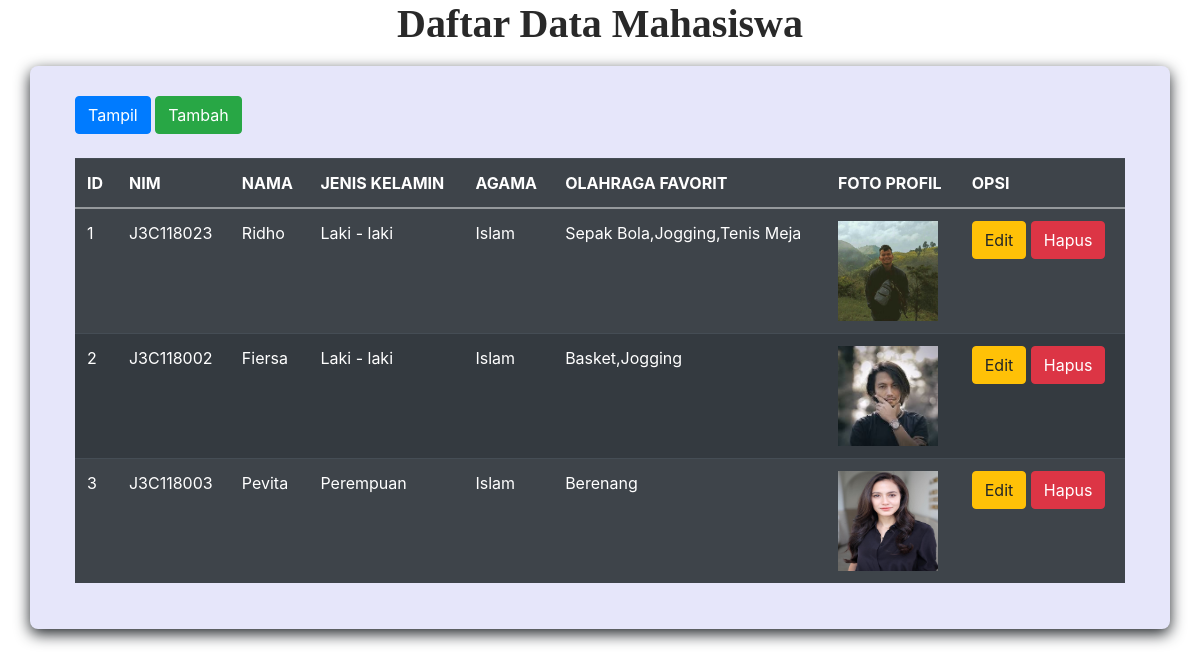
The page / on the database its author committed.
### tables this page shows
CREATE TABLE `mahasiswa` (
  `id` int(2) NOT NULL,
  `nim` varchar(9) NOT NULL,
  `nama` varchar(10) NOT NULL,
  `jk` varchar(15) NOT NULL,
  `agama` varchar(10) NOT NULL,
  `olahraga` varchar(50) NOT NULL,
  `foto` varchar(50) NOT NULL
);

### index.php (the view, shortened to what this page needs)
<?php
    include "koneksi.php";
    $result = mysqli_query($kon,'SELECT * FROM mahasiswa');
?>
<!DOCTYPE html>
<head>
    <link href="style.css?v=<?php echo time(); ?>" rel="stylesheet" type="text/css" />
    <link rel="stylesheet" href="https://stackpath.bootstrapcdn.com/bootstrap/4.5.2/css/bootstrap.min.css">
</head>
<body>
    <div class="hero">
    <h1> Daftar Data Mahasiswa</h1>
        <div class="container">
            <div class="container-dalem">
                <a href="tampil_data.php" ><button type="button" class="btn btn-primary">Tampil</button></a>
                <a href="insert.php" ><button type="button" class="btn btn-success">Tambah</button></a>
                <br>
                <br>
                <table class="table table-striped table-dark">
                        <tr>
                            <th scope="col">ID</th>
                            <th scope="col">NIM</th>
                            <th scope="col">NAMA</th>
                            <th scope="col">JENIS KELAMIN</th>
                            <th scope="col">AGAMA</th>
                            <th scope="col">OLAHRAGA FAVORIT</th>
                            <th scope="col">FOTO PROFIL</th>
                            <th scope="col">OPSI</th>
                        </tr>
                    <tbody>
                        <?php
                            while ($row=mysqli_fetch_array($result))
                            {
                            echo "<tr>";
                            echo "<td>".$row['id']."</td>";
                            echo "<td>".$row['nim']."</td>";
                            echo "<td>".$row['nama']."</td>";
                            echo "<td>".$row['jk']."</td>";
                            echo "<td>".$row['agama']."</td>";
                            echo "<td>".$row['olahraga']."</td>";
                            echo "<td><img src='images/".$row['foto']."' width='100' height='100'></td>";
                            echo "<td>"?><a href="edit.php?id=<?php echo $row['id']; ?>" ><button type="button" name="sub" class="btn btn-warning">Edit</button></a>
                                        <a href="delete.php?id=<?php echo $row['id']; ?>"><button type="button" name="sub" class="btn btn-danger">Hapus</button></a>
                            <?php
                            }
                        ?>
                    </tbody>
                </table>
            </div>
        </div>
    </div>
</body>
</html>

### style.css (style rules this page uses)
* { margin: 0; padding: 0; font-family: -apple-system, BlinkMacSystemFont, 'Segoe UI', Roboto, Oxygen, Ubuntu, Cantarell, 'Open Sans', 'Helvetica Neue', sans-serif; }
.hero h1 { text-align: center; color: rgb(41, 41, 41); padding-bottom: 10px; font-weight: bold; font-family: Georgia, 'Times New Roman', Times, serif; }
.container { margin: 20px auto; margin-top: 0px; background-color: rgb(230,230,250); height: auto; width: 65% ; border-radius: 8px; box-shadow: 0px 5px 15px 0px; position: relative; }
.container-dalem { padding: 30px; align-items: center; }
table, th, td { border-collapse: collapse; margin: 0 auto; }
th { color: rgb(255, 255, 255); font-weight: bold; }

### rows shown on the page
mahasiswa: id "1", nim "J3C118023", nama "Ridho", jk "Laki - laki", agama "Islam", olahraga "Sepak Bola,Jogging,Tenis Meja", foto (picture)
mahasiswa: id "2", nim "J3C118002", nama "Fiersa", jk "Laki - laki", agama "Islam", olahraga "Basket,Jogging", foto (picture)
mahasiswa: id "3", nim "J3C118003", nama "Pevita", jk "Perempuan", agama "Islam", olahraga "Berenang", foto (picture)
